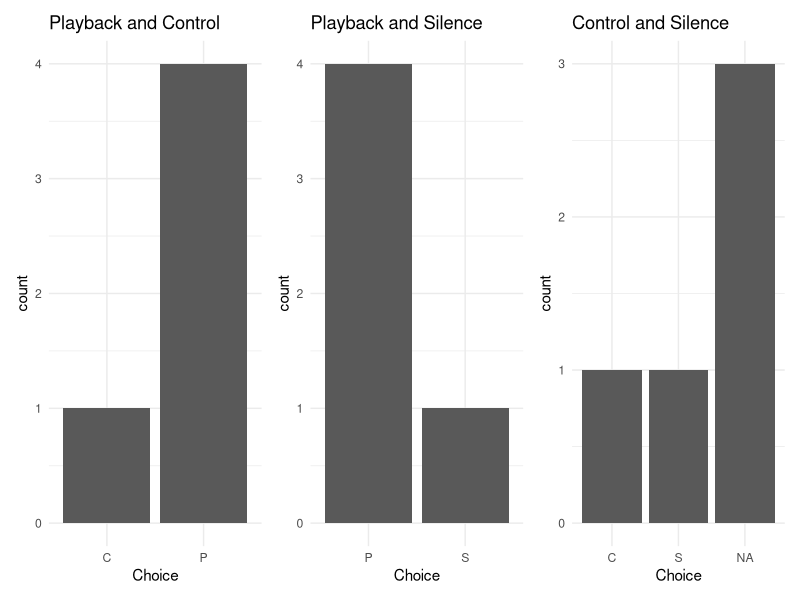
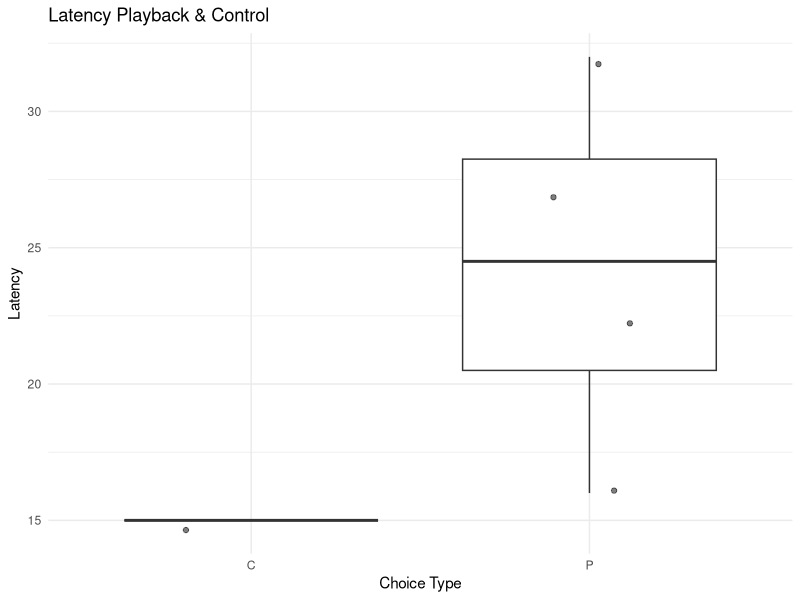
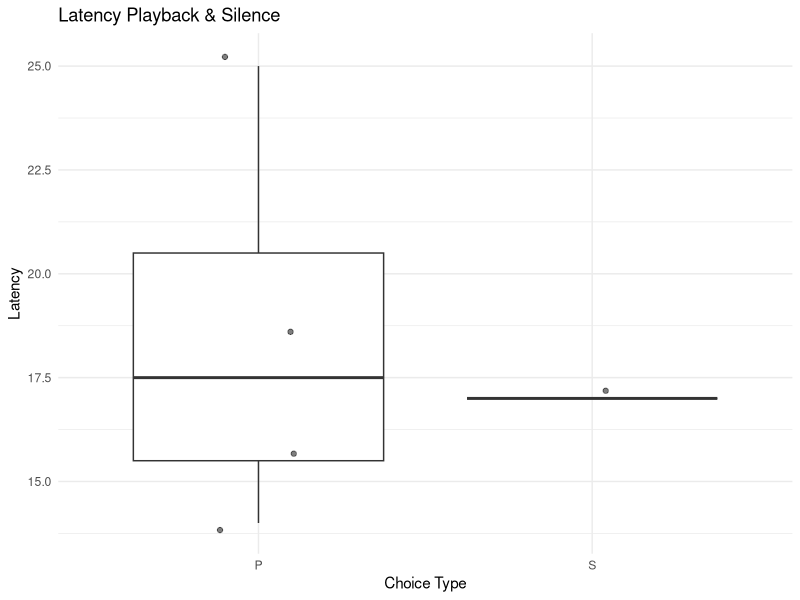
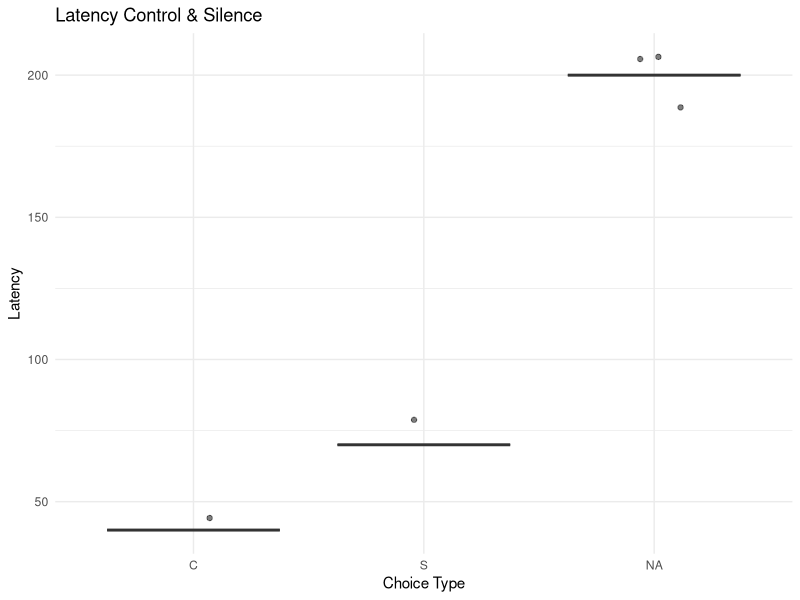
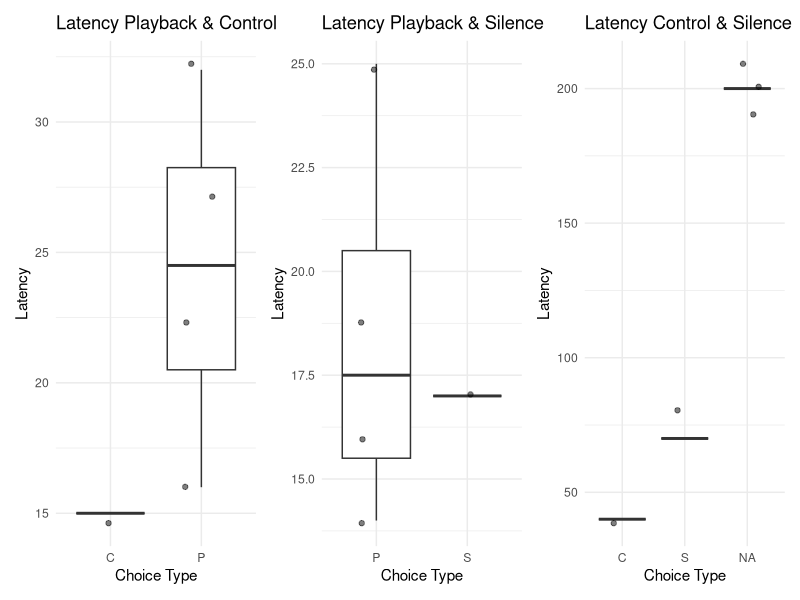

The R script that drew these images, in order:
## ---- chunk 1
setwd <-("C:/Users/15707/OneDrive/Desktop/Panama 2024/Data")
batpractice<-read.csv("May 20, 2024 Practice Data.csv")
head(batpractice)
## ---- chunk 2
library("ggplot2")
library("dplyr")
library("patchwork")
library("tidyverse")
## ---- chunk 3
# Filter out the  different tests (either the playback or the control) and make them new data frames 

# Playback & Control
PC <- batpractice %>%
  filter(Stimulus.A == "P" & Stumulus.B == "C")
PC

PC2 <- batpractice %>%
  filter(Stimulus.A == "C" & Stumulus.B == "P")

PC2
# bind them into a new data frame
PandC <- rbind(PC, PC2)
PandC

# Playback and Silence 
PS <- batpractice %>%
  filter(Stimulus.A == "P" & Stumulus.B == "S")
PS

PS2 <-batpractice %>%
  filter(Stimulus.A == "S" & Stumulus.B == "P")
PS2

PandS <-rbind(PS, PS2)
PandS

# Control and Silence 
CS <- batpractice %>%
  filter(Stimulus.A == "C" & Stumulus.B == "S")
CS

CS2<- batpractice %>%
  filter(Stimulus.A == "S" & Stumulus.B == "C")
CS2

CandS <-rbind(CS , CS2)
CandS
## ---- chunk 4
#  ----- FIGURES -----

# Bargraphs

plot1 <- ggplot(PandC, aes(x = Choice)) +
  geom_bar() +
  labs(title = "Playback and Control",
       x = "Choice") +
  theme_minimal()

plot2 <- ggplot(PandS, aes(x = Choice)) +
  geom_bar() +
  labs(title = "Playback and Silence",
       x = "Choice") +
  theme_minimal()

plot3 <- ggplot(CandS, aes(x = Choice)) +
  geom_bar() +
  labs(title = "Control and Silence",
       x = "Choice") +
  theme_minimal()


combined_plot <- plot1 + plot2 + plot3 # need "patchwork" library
combined_plot


# Latency
plotB1<-ggplot(PandC, aes(x = Choice, y = Latency)) + 
  geom_boxplot() +
   geom_jitter(width = 0.2, alpha = 0.5) +
  theme_minimal() +
  labs(title = "Latency Playback & Control",
       x = "Choice Type",
       y = "Latency")
plotB1

plotB2<-ggplot(PandS, aes(x = Choice, y = Latency)) + 
  geom_boxplot() +
  geom_jitter(width = 0.2, alpha = 0.5) +
  theme_minimal() +
  labs(title = "Latency Playback & Silence",
       x = "Choice Type",
       y = "Latency")
plotB2

plotB3<-ggplot(CandS, aes(x = Choice, y = Latency)) + 
  geom_boxplot() +
  geom_jitter(width = 0.2, alpha = 0.5) +
  theme_minimal() +
  labs(title = "Latency Control & Silence",
       x = "Choice Type",
       y = "Latency")
plotB3

combined_Bplots <- plotB1 + plotB2 + plotB3
combined_Bplots
## ---- chunk 5
# ----- STATS ----



# --  Binomial Tests -- 

# Playback and Control
PandC
PC_cleaned <-na.omit(PandC)
PCsuccess <-sum(PC_cleaned$Choice=="P")
PCfail <- sum(PC_cleaned$Choice=="C")

PCresults <- binom.test(PCsuccess,length(PC_cleaned$Choice), p=0.5, alternative= "two.sided") # might need to change "two sided" to "greater" or "less" 
PCresults

# Playback and Silence
PandS
PS_cleaned <-na.omit(PandS)
PSsuccess <-sum(PS_cleaned$Choice=="P")
PSfail <- sum(PS_cleaned$Choice=="S")

PSresults <- binom.test(PSsuccess,length(PS_cleaned$Choice), p=0.5, alternative= "two.sided") 
PSresults

# Control and Silence
CandS
CS_cleaned <-na.omit(CandS)
CSsuccess <-sum(CS_cleaned$Choice=="C")
CSfail <- sum(CS_cleaned$Choice=="S")

CSresults <- binom.test(CSsuccess,length(CS_cleaned$Choice), p=0.5, alternative= "two.sided") 
CSresults




# -- Latencies --

# PLayback and Control
latency_C <- PandC$Latency[PandC$Choice == 'C']
latency_P <- PandC$Latency[PandC$Choice == 'P']

PCresultB <- wilcox.test(latency_C, latency_P) # Mann Whitney U test
print(PCresultB)

# PLayback and Silence
latency_S <- PandS$Latency[PandS$Choice == 'S']
latency_P <- PandS$Latency[PandS$Choice == 'P']

PSresultB <- wilcox.test(latency_S, latency_P) # Mann Whitney U test
print(PSresultB)

# Control and Silence
latency_S <- CandS$Latency[CandS$Choice == 'S']
latency_C <- CandS$Latency[CandS$Choice == 'C']

CSresultB <- wilcox.test(latency_S, latency_C) # Mann Whitney U test
print(CSresultB)

